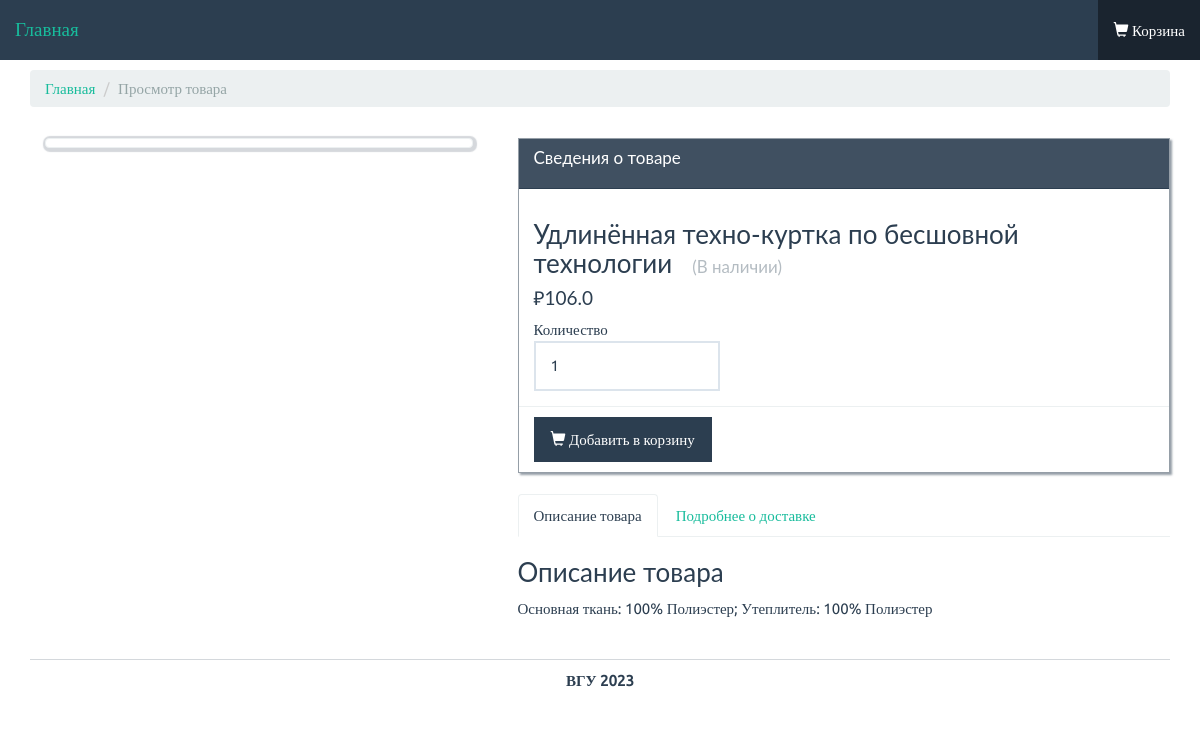
The page /product/1 (signed in) on the database its author committed.
### models.py (models this page shows)
class Product(db.Model):
    id = db.Column(db.Integer, primary_key=True)
    name = db.Column(db.String(50), unique=True, nullable=False)
    price = db.Column(db.Integer, nullable=False)  # в центах
    stock = db.Column(db.Integer, nullable=False)
    description = db.Column(db.String(500), nullable=False)
    image = db.Column(db.Text, nullable=False)
    image_name = db.Column(db.Text, nullable=False)
    image_type = db.Column(db.Text, nullable=False)
    orders = db.relationship('Order_Item', backref='product', lazy=True)

### app.py (the view)
@app.route('/product/<id>')
@login_required
def product(id):
    product = Product.query.filter_by(id=id).first()
    form = AddToCart()
    return render_template('view-product.html', title="Показать товар", product=product, form=form)

### forms.py
class AddToCart(FlaskForm):
    quantity = IntegerField('Quantity')
    id = HiddenField('ID')

### UserLogin.py (called while the page is built)
    def fromDB(self, user):
        self.__user = user
        return self

### app.py (called while the page is built)
@login_manager.user_loader
def load_user(user_id):
    return UserLogin().fromDB(User.query.filter_by(id=user_id).first())

### templates/view-product.html (shortened to what this page needs)
{% extends "base.html" %}
{% block body %}
<div class="row">
	<div class="col-lg-12">
		<ol class="breadcrumb">
			<li>
				<a href="{{ url_for('index') }}">Главная</a>
			</li>
			<li class="active">Просмотр товара</li>
		</ol>
	</div>
</div>
<div class="row pad">
	<div class="col-lg-5">
		<div class="col-xs-12 col-sm-12 col-md-12 col-lg-12">
			<div class="thumbnail">
			</div>
		</div>
	</div>
	<div class="col-lg-7">
		<div class="panel panel-primary">
			<div class="panel-heading">
				<h3 class="panel-title">Сведения о товаре</h3>
			</div>
			<div class="panel-body">
				<h3>{{ product.name }} &nbsp;
					{% if product.stock > 0 %}
					<small>(В наличии)</small>
					{% else %}
					<small>(Отсутствует в наличии)</small>
					{% endif %}
				</h3>
				<h4>₽{{ product.price / 100 }}</h4>
				<form action="{{ url_for('add_to_cart') }}" method="POST">
				{% if product.stock > 0 %}
				<div class="row">
					<div class="col-lg-4">
						<div class="row">
							<div class="col-lg-12">
								Количество
							</div>
							<div class="col-lg-12">
								{{ form.quantity(class='form-control', type='number', min=1, max=product.stock, step=1, value=1) }}
							</div>
						</div>
					</div>
				</div>
				{% endif %}
			</div>
			<div class="panel-footer">
				{% if product.stock > 0 %}
				<button type="submit" class="btn btn-primary">
					<i class="glyphicon glyphicon-shopping-cart"></i> Добавить в корзину
				</button>
				{% endif %}
			</div>
		</div>
		<div role="tabpanel">
			<ul class="nav nav-tabs" role="tablist">
				<li role="presentation" class="active">
					<a href="#description" aria-controls="description" role="tab" data-toggle="tab">Описание товара</a>
				</li>
				<li role="presentation">
					<a href="#shipping" aria-controls="shipping" role="tab" data-toggle="tab">Подробнее о доставке</a>
				</li>
			</ul>
			<div class="tab-content">
				<div role="tabpanel" class="tab-pane active" id="description">
					<h3>Описание товара</h3>
					{{ product.description }}
				</div>
			</div>
		</div>
	</div>
</div>
{% endblock %}

### static/css/styles.css (style rules this page uses)
body { font-family: Ubuntu, verdana, georgia, serif, sans-serif; }
a, a:hover, a:active, a:focus, a:visited { text-decoration: none; }
div.panel, .btn, .navbar { border-radius: 0; }
.form-control { border-radius: 0; height: 50px; }
.pad { margin-top: 10px !important; }
div.panel-body { padding-top: 10px; }
.panel-primary > .panel-heading { border-radius: 0; background-color: rgba(44, 62, 80, .9); }
.panel-primary { border-color: rgba(44, 62, 80, .5); box-shadow: 2px 2px 2px rgba(44, 62, 80, .5); }
.panel-title { margin-bottom: 10px; }
.btn-primary { background-color: rgb(44, 62, 80); border-color: rgba(44, 62, 80, .5); }
div.thumbnail { box-shadow: 1px 1px 1px 3px rgba(44, 62, 80, .2); }

### rows shown on the page
Product: name "Удлинённая техно-куртка по бесшовной технологии", product.price/100 "106.0", description "Основная ткань: 100% Полиэстер; Утеплитель: 100% Полиэстер"
